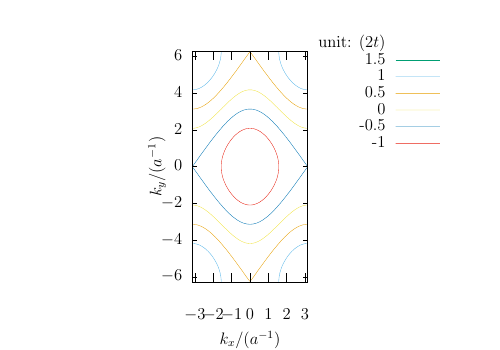

Recreate this plot in gnuplot.
set term epslatex standalone 12
set isosamples 500,500
set xrange [-pi:pi]
set yrange [-pi*2:pi*2]
set xlabel '$k_x / (a^{-1})$'
set ylabel '$k_y / (a^{-1})$'
set contour base
unset surface
set view map
set size ratio 2
set key at screen 0.9, 0.9
set cntrparam levels incremental -2,0.5,2
set output '2-E-k-rectangular.tex'
splot -cos(x)/2-cos(y/2) t 'unit: $(2t)$'
set output